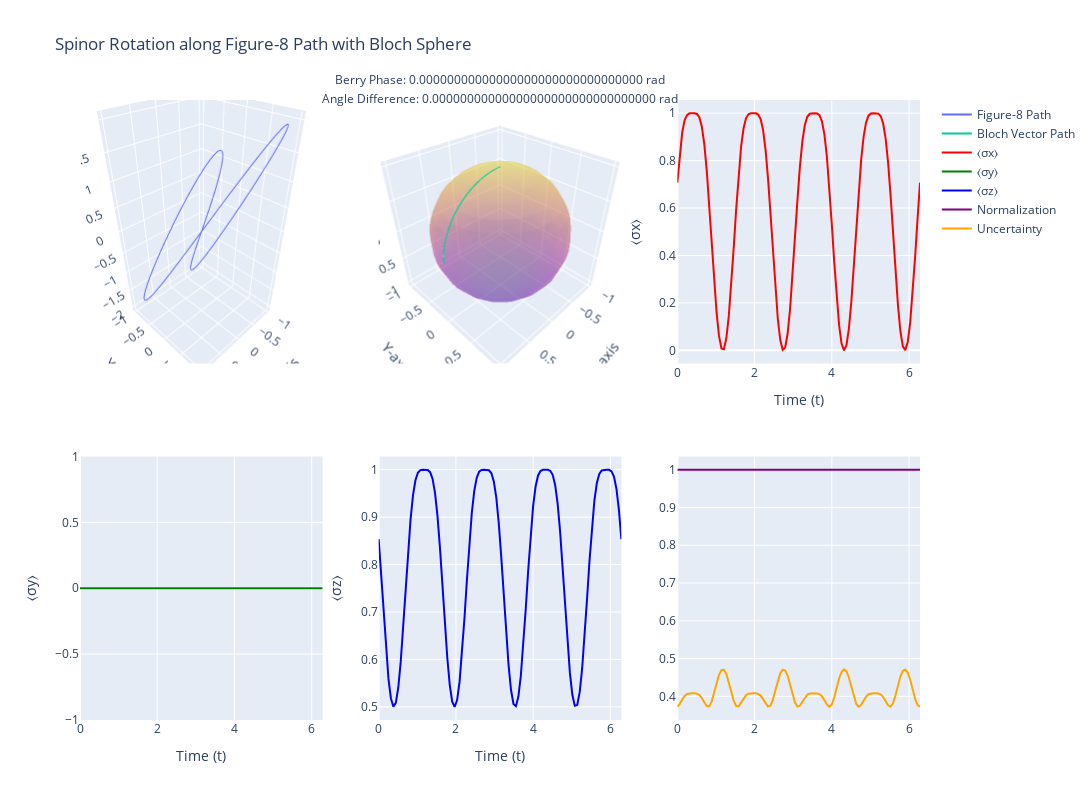

Notebook cell for this chart:
### Code cell
import numpy as np
import plotly.graph_objs as go
from plotly.subplots import make_subplots

# Functions as previously defined
def spinor(theta, phi):
    return np.array([np.cos(theta/2), np.exp(1j*phi)*np.sin(theta/2)])

def rotate_spinor(spinor, angle):
    rotation_matrix = np.array([[np.cos(angle/2), -np.sin(angle/2)],
                                [np.sin(angle/2), np.cos(angle/2)]])
    return np.dot(rotation_matrix, spinor)

def bloch_vector(spinor):
    x = 2 * np.real(np.conj(spinor[0]) * spinor[1])
    y = 2 * np.imag(np.conj(spinor[0]) * spinor[1])
    z = np.abs(spinor[0])**2 - np.abs(spinor[1])**2
    return np.array([x, y, z])

def berry_phase(spinors):
    phase = 0
    for i in range(len(spinors) - 1):
        phase += np.imag(np.log(np.vdot(spinors[i], spinors[i+1])))
    phase += np.imag(np.log(np.vdot(spinors[-1], spinors[0])))
    return phase

# Create the figure-8 path and elevate the z-axis for visual clarity
t = np.linspace(0, 2*np.pi, 100)
x = np.sin(t)
y = np.sin(2*t)
z = 2* np.sin(2*t)  # Adding elevation to the z-axis for better visualization

# Rotate the spinor and move it along the path
initial_spinor = spinor(np.pi/4, 0)  # 45-degree spinor
rotated_spinors = []
bloch_vectors = []
for i in range(len(t)):
    angle = np.pi/4 * np.sin(4*t[i])  # Vary rotation angle along the path
    rotated_spinor = rotate_spinor(initial_spinor, angle)
    rotated_spinors.append(rotated_spinor)
    bloch_vectors.append(bloch_vector(rotated_spinor))

bloch_vectors = np.array(bloch_vectors)

# Calculate Berry phase
berry_phase_value = berry_phase(rotated_spinors)

# Calculate angle difference between initial and final spinor
angle_diff = np.arccos(np.abs(np.vdot(rotated_spinors[0], rotated_spinors[-1])))

# Calculate expectation values of Pauli matrices
sigma_x = np.array([[0, 1], [1, 0]])
sigma_y = np.array([[0, -1j], [1j, 0]])
sigma_z = np.array([[1, 0], [0, 0]])

exp_x = [np.real(np.conj(s).dot(sigma_x.dot(s))) for s in rotated_spinors]
exp_y = [np.real(np.conj(s).dot(sigma_y.dot(s))) for s in rotated_spinors]
exp_z = [np.real(np.conj(s).dot(sigma_z.dot(s))) for s in rotated_spinors]

# Validate quantum physics laws
normalization = [np.abs(np.vdot(s, s)) for s in rotated_spinors]
uncertainty_principle = [np.std([ex, ey, ez]) for ex, ey, ez in zip(exp_x, exp_y, exp_z)]

# Visualize the results using Plotly
fig = make_subplots(rows=2, cols=3, specs=[
    [{'type': 'scatter3d'}, {'type': 'scatter3d'}, {'type': 'scatter'}],
    [{'type': 'scatter'}, {'type': 'scatter'}, {'type': 'scatter'}]
])

# 3D path with elevated z-axis
fig.add_trace(go.Scatter3d(x=x, y=y, z=z, mode='lines', name='Figure-8 Path'), row=1, col=1)

# Bloch sphere with the figure-8 path
u = np.linspace(0, 2*np.pi, 20)
v = np.linspace(0, np.pi, 20)
sphere_x = np.outer(np.cos(u), np.sin(v))
sphere_y = np.outer(np.sin(u), np.sin(v))
sphere_z = np.outer(np.ones(np.size(u)), np.cos(v))

fig.add_trace(go.Surface(x=sphere_x, y=sphere_y, z=sphere_z, opacity=0.3, showscale=False), row=1, col=2)
fig.add_trace(go.Scatter3d(x=bloch_vectors[:, 0], y=bloch_vectors[:, 1], z=bloch_vectors[:, 2],
                           mode='lines', name='Bloch Vector Path'), row=1, col=2)

# Expectation values
fig.add_trace(go.Scatter(x=t, y=exp_x, mode='lines', name='⟨σx⟩', line=dict(color='red')), row=1, col=3)
fig.add_trace(go.Scatter(x=t, y=exp_y, mode='lines', name='⟨σy⟩', line=dict(color='green')), row=2, col=1)
fig.add_trace(go.Scatter(x=t, y=exp_z, mode='lines', name='⟨σz⟩', line=dict(color='blue')), row=2, col=2)

# Normalization and uncertainty principle
fig.add_trace(go.Scatter(x=t, y=normalization, mode='lines', name='Normalization', line=dict(color='purple')), row=2, col=3)
fig.add_trace(go.Scatter(x=t, y=uncertainty_principle, mode='lines', name='Uncertainty', line=dict(color='orange')), row=2, col=3)

# Adding axis labels
fig.update_layout(
    title='Spinor Rotation along Figure-8 Path with Bloch Sphere',
    scene=dict(xaxis_title='X-axis', yaxis_title='Y-axis', zaxis_title='Z-axis'),
    height=800, width=1200,
    scene2=dict(xaxis_title='X-axis', yaxis_title='Y-axis', zaxis_title='Z-axis')  # Bloch sphere plot
)

# Add annotations with important information
fig.add_annotation(text=f"Berry Phase: {berry_phase_value:.32f} rad", xref="paper", yref="paper", x=0.5, y=1.05, showarrow=False)
fig.add_annotation(text=f"Angle Difference: {angle_diff:.32f} rad", xref="paper", yref="paper", x=0.5, y=1.02, showarrow=False)
fig.update_xaxes(title_text="Time (t)", row=1, col=3)
fig.update_yaxes(title_text="⟨σx⟩", row=1, col=3)
fig.update_xaxes(title_text="Time (t)", row=2, col=1)
fig.update_yaxes(title_text="⟨σy⟩", row=2, col=1)
fig.update_xaxes(title_text="Time (t)", row=2, col=2)
fig.update_yaxes(title_text="⟨σz⟩", row=2, col=2)
fig.show()

# Print relevant test results and observations
print(f"Berry Phase: {berry_phase_value:.32f} rad")
print(f"Berry Phase (degrees): {np.degrees(berry_phase_value):.32f}°")
print(f"Angle Difference between Initial and Final Spinor: {angle_diff:.32f} rad")
print(f"Average Normalization: {np.mean(normalization):.32f}")
print(f"Average Uncertainty: {np.mean(uncertainty_principle):.32f}")

# Check if normalization holds for all spinors (should be close to 1)
normalization_errors = np.max(np.abs(np.array(normalization) - 1))
if normalization_errors < 1e-6:
    print(f"Normalization Check: PASSED (Max Deviation: {normalization_errors:.16f})")
else:
    print(f"Normalization Check: FAILED (Max Deviation: {normalization_errors:.6e})")

# Check if uncertainty principle holds
uncertainty_errors = np.mean(uncertainty_principle)
if uncertainty_errors < 1e-6:
    print(f"Uncertainty Principle Check: PASSED (Average Uncertainty: {uncertainty_errors:.6e})")
else:
    print(f"Uncertainty Principle Check: FAILED (Average Uncertainty: {uncertainty_errors:.32f})")
